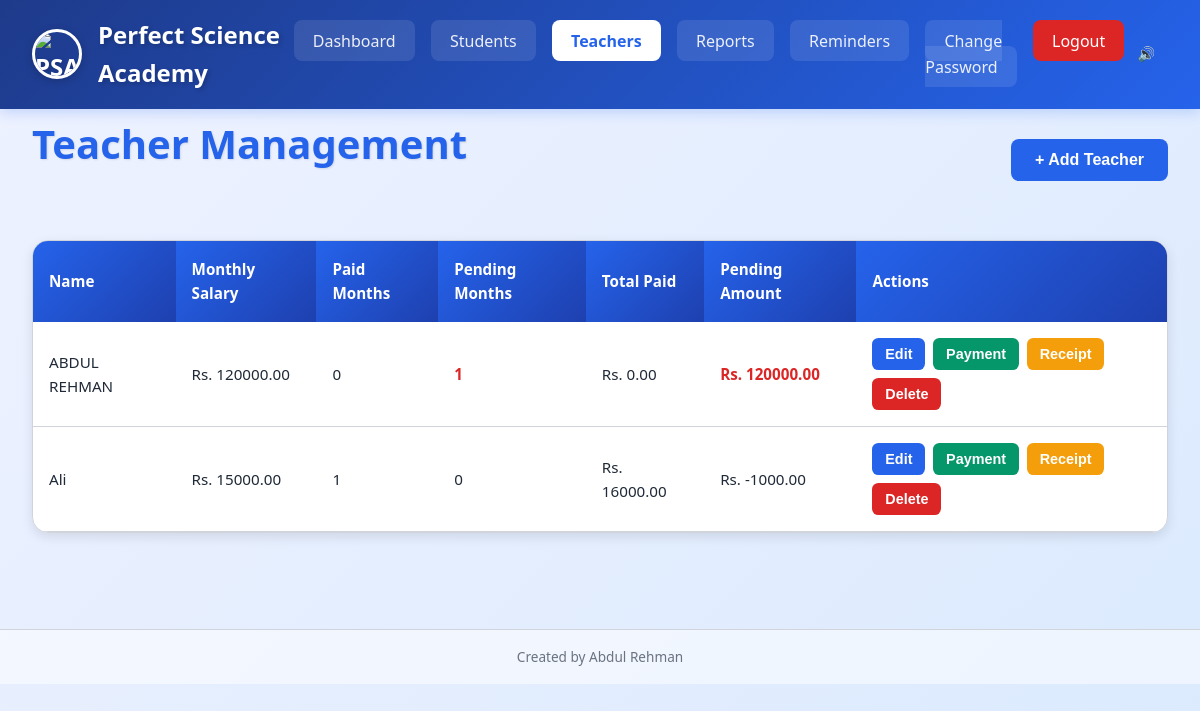
Page /teachers (signed in) on the committed database.
### tables this page shows
CREATE TABLE teachers
                     (id INTEGER PRIMARY KEY AUTOINCREMENT,
                      name TEXT NOT NULL,
                      monthly_salary REAL NOT NULL,
                      date_added TEXT NOT NULL);

### app.py (the view)
@app.route('/teachers')
@login_required
def teachers():
    conn = get_db()
    if USE_POSTGRES and DATABASE_URL:
        c = conn.cursor(cursor_factory=RealDictCursor)
        c.execute('SELECT * FROM teachers ORDER BY name')
        teachers = c.fetchall()
    else:
        conn.row_factory = sqlite3.Row
        c = conn.cursor()
        c.execute('SELECT * FROM teachers ORDER BY name')
        teachers = c.fetchall()
    teachers_data = []
    for teacher in teachers:
        if USE_POSTGRES and DATABASE_URL:
            c.execute('SELECT COALESCE(SUM(amount), 0) FROM teacher_payments WHERE teacher_id = %s', (teacher['id'],))
            total_paid = float(c.fetchone()[0])
            date_added = teacher['date_added']
        else:
            c.execute('SELECT SUM(amount) FROM teacher_payments WHERE teacher_id = ?', (teacher['id'],))
            total_paid = c.fetchone()[0] or 0
            date_added = datetime.strptime(teacher['date_added'], '%Y-%m-%d')
        months_employed = ((datetime.now().year - date_added.year) * 12 +
                          datetime.now().month - date_added.month) + 1
        monthly_salary = float(teacher['monthly_salary'])
        total_due = monthly_salary * months_employed
        pending_amount = total_due - total_paid
        paid_months = int(total_paid / monthly_salary) if monthly_salary > 0 else 0
        pending_months = months_employed - paid_months
        teachers_data.append({
            'id': teacher['id'],
            'name': teacher['name'],
            'monthly_salary': monthly_salary,
            'total_paid': total_paid,
            'pending_amount': pending_amount,
            'paid_months': paid_months,
            'pending_months': pending_months
        })
    conn.close()
    return render_template('teachers.html', teachers=teachers_data)

### app.py (called while the page is built)
def get_db():
    if USE_POSTGRES and DATABASE_URL:
        return psycopg2.connect(DATABASE_URL)
    else:
        return sqlite3.connect('academy.db')

def login_required(f):
    @wraps(f)
    def decorated_function(*args, **kwargs):
        if 'logged_in' not in session:
            return redirect(url_for('login'))
        return f(*args, **kwargs)
    return decorated_function

### templates/teachers.html (shortened to what this page needs)
{% extends "base.html" %}
{% block content %}
<div class="container">
    <div class="page-header">
        <h1 class="page-title">Teacher Management</h1>
        <button class="btn btn-primary" onclick="openAddModal()">+ Add Teacher</button>
    </div>
    <div class="table-container card-enter">
        <table class="data-table">
            <thead>
                <tr>
                    <th>Name</th>
                    <th>Monthly Salary</th>
                    <th>Paid Months</th>
                    <th>Pending Months</th>
                    <th>Total Paid</th>
                    <th>Pending Amount</th>
                    <th>Actions</th>
                </tr>
            </thead>
            <tbody>
                {% for teacher in teachers %}
                <tr>
                    <td>{{ teacher.name }}</td>
                    <td>Rs. {{ "%.2f"|format(teacher.monthly_salary) }}</td>
                    <td>{{ teacher.paid_months }}</td>
                    <td {% if teacher.pending_months > 0 %}class="pending-pulse"{% endif %}>
                        {{ teacher.pending_months }}
                    </td>
                    <td>Rs. {{ "%.2f"|format(teacher.total_paid) }}</td>
                    <td {% if teacher.pending_amount > 0 %}class="pending-pulse"{% endif %}>
                        Rs. {{ "%.2f"|format(teacher.pending_amount) }}
                    </td>
                    <td class="action-buttons">
                        <button class="btn-icon btn-edit" onclick="openEditModal({{ teacher.id }}, '{{ teacher.name|replace("'", "\\'") }}', {{ teacher.monthly_salary }})" title="Edit Teacher">Edit</button>
                        <button class="btn-icon btn-payment" onclick="openPaymentModal({{ teacher.id }}, '{{ teacher.name|replace("'", "\\'") }}')" title="Pay Salary">Payment</button>
                        <button class="btn-icon btn-receipt" onclick="openReceiptMenu({{ teacher.id }}, '{{ teacher.name|replace("'", "\\'") }}')" title="Receipt Options">Receipt</button>
                        <button class="btn-icon btn-delete" onclick="deleteTeacher({{ teacher.id }}, '{{ teacher.name|replace("'", "\\'") }}')" title="Delete Teacher">Delete</button>
                    </td>
                </tr>
                {% endfor %}
            </tbody>
        </table>
    </div>
</div>
{% endblock %}

### static/css/style.css (style rules this page uses)
* { margin: 0; padding: 0; box-sizing: border-box; }
:root { --primary: #2563EB; --primary-dark: #1E40AF; --secondary: #059669; --accent: #DC2626; --warning: #F59E0B; --bg-gradient-start: #EEF2FF; --bg-gradient-end: #DBEAFE; --card-bg: #FFFFFF; --text: #1F2937; --text-light: #6B7280; --border: #D1D5DB; --shadow: rgba(0, 0, 0, 0.1); --transition: all 0.3s cubic-bezier(0.4, 0, 0.2, 1); }
body { font-family: 'Segoe UI', Tahoma, Geneva, Verdana, sans-serif; background: linear-gradient(135deg, var(--bg-gradient-start) 0%, var(--bg-gradient-end) 100%); background-attachment: fixed; color: var(--text); line-height: 1.6; min-height: 100vh; }
.container { max-width: 1200px; margin: 0 auto; }
.card-enter { animation: cardEnter 0.5s ease-out backwards; }
.pending-pulse { animation: pulse 2s ease-in-out infinite; color: var(--accent); font-weight: 600; }
.btn { padding: 0.75rem 1.5rem; border: none; border-radius: 0.5rem; font-size: 1rem; font-weight: 600; cursor: pointer; transition: var(--transition); text-decoration: none; display: inline-flex; align-items: center; gap: 0.5rem; justify-content: center; }
.btn-primary { background: var(--primary); color: white; }
.btn-icon { background: none; border: none; font-size: 0.9rem; cursor: pointer; padding: 0.5rem 0.8rem; border-radius: 0.4rem; transition: var(--transition); color: white; font-weight: 600; }
.btn-icon.btn-edit { background: var(--primary); }
.btn-icon.btn-payment { background: var(--secondary); }
.btn-icon.btn-receipt { background: var(--warning); }
.btn-icon.btn-delete { background: var(--accent); }
.page-title { font-size: 2.5rem; margin-bottom: 2rem; color: var(--primary); font-weight: 700; text-shadow: 1px 1px 2px rgba(0,0,0,0.1); }
.page-header { display: flex; justify-content: space-between; align-items: center; margin-bottom: 2rem; }
.action-buttons { display: flex; gap: 1rem; flex-wrap: wrap; }
.table-container { background: white; border-radius: 1rem; box-shadow: 0 4px 12px var(--shadow); overflow-x: auto; margin-bottom: 2rem; border: 1px solid var(--border); -webkit-overflow-scrolling: touch; }
.data-table { width: 100%; border-collapse: collapse; }
.data-table th { background: linear-gradient(135deg, var(--primary) 0%, var(--primary-dark) 100%); color: white; padding: 1rem; text-align: left; font-weight: 600; font-size: 0.95rem; }
.data-table td { padding: 1rem; border-bottom: 1px solid var(--border); font-size: 0.95rem; }
.data-table tbody tr { transition: var(--transition); }
.data-table .action-buttons { display: flex; gap: 0.5rem; flex-wrap: wrap; }
body { padding-top: 80px; }

### rows in the picture
teachers: name "ABDUL REHMAN", monthly_salary "120000.00", paid_months "0", pending_months "1", total_paid "0.00", pending_amount "120000.00"
teachers: name "Ali", monthly_salary "15000.00", paid_months "1", pending_months "0", total_paid "16000.00", pending_amount "-1000.00"
